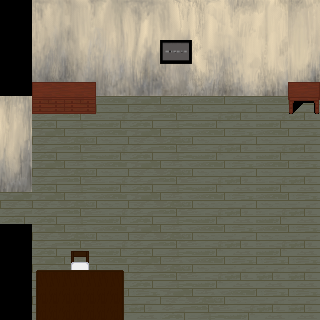

This game map was drawn from its Tiled (.tmx) file and the tilesets committed beside it. A one-line description and the full map source follow:
An orthogonal 10x10 tile map with 32x32 px tiles, 5 tile layers (layer0, layer1, layer2, layer3, ...), 3 tilesets.

<map version="1.9" tiledversion="1.9.2" orientation="orthogonal" renderorder="right-down" width="10" height="10" tilewidth="32" tileheight="32" infinite="0" nextlayerid="6" nextobjectid="1">
 <tileset firstgid="1" source="res/room-01-udw.tsx" />
 <tileset firstgid="1113" source="res/room-01-udx.tsx" />
 <tileset firstgid="2329" source="res/add_more.tsx" />
 <layer id="5" name="layer0" width="10" height="10" locked="1">
  <data encoding="csv">
0,0,0,0,0,0,0,0,0,0,
0,0,0,0,0,0,0,0,0,0,
0,0,0,0,0,0,0,0,0,0,
0,2640,2640,2640,2640,2640,2640,2640,2640,2640,
0,2640,2640,2640,2640,2640,2640,2640,2640,2640,
0,2640,2640,2640,2640,2640,2640,2640,2640,2640,
2640,2640,2640,2640,2640,2640,2640,2640,2640,2640,
0,2640,2640,2640,2640,2640,2640,2640,2640,2640,
0,2640,0,2640,2640,2640,2640,2640,2640,2640,
0,0,0,0,2640,2640,2640,2640,2640,2640
</data>
 </layer>
 <layer id="1" name="layer1" width="10" height="10" locked="1">
  <data encoding="csv">
0,1033,1034,1035,1036,1037,1038,1039,1040,1059,
0,1041,1042,1043,1044,1045,1046,1047,1048,1067,
0,1049,1050,1051,1052,1053,1054,1055,1056,1075,
1064,1,2,3,1,2,3,4,3,4,
1072,1,2,3,1,2,3,4,3,4,
1080,1,2,3,1,2,3,4,3,4,
1,1,2,3,1,2,3,4,3,4,
0,1,2,3,1,2,3,4,3,4,
0,1,2,3,1,2,3,4,4,4,
0,1,2,3,4,1,2,3,4,4
</data>
 </layer>
 <layer id="2" name="layer2" width="10" height="10" locked="1">
  <data encoding="csv">
0,0,0,0,0,0,0,0,0,0,
0,0,0,0,0,2669,0,0,0,0,
0,2154,2155,0,0,0,0,0,0,2156,
0,2162,2163,0,0,0,0,0,0,2164,
0,0,0,0,0,0,0,0,0,0,
0,0,0,0,0,0,0,0,0,0,
0,0,0,0,0,0,0,0,0,0,
0,0,0,0,0,0,0,0,0,0,
0,0,1942,0,0,0,0,0,0,0,
0,0,0,0,0,0,0,0,0,0
</data>
 </layer>
 <layer id="3" name="layer3" width="10" height="10" locked="1">
  <data encoding="csv">
0,0,0,0,0,0,0,0,0,0,
0,0,0,0,0,0,0,0,0,0,
0,0,0,0,0,0,0,0,0,0,
0,0,0,0,0,0,0,0,0,0,
0,0,0,0,0,0,0,0,0,0,
0,0,0,0,0,0,0,0,0,0,
0,0,0,0,0,0,0,0,0,0,
0,0,0,0,0,0,0,0,0,0,
0,0,1950,0,0,0,0,0,0,0,
0,1957,1958,1959,0,0,0,0,0,0
</data>
 </layer>
 <layer id="4" name="layer4" width="10" height="10" locked="1">
  <data encoding="csv">
0,0,0,0,0,0,0,0,0,0,
0,0,0,0,0,0,0,0,0,0,
0,0,0,0,0,0,0,0,0,0,
0,0,0,0,0,0,0,0,0,0,
0,0,0,0,0,0,0,0,0,0,
0,0,0,0,0,0,0,0,0,0,
0,0,0,0,0,0,0,0,0,0,
0,0,1934,0,0,0,0,0,0,0,
0,1949,0,1951,0,0,0,0,0,0,
0,0,0,0,0,0,0,0,0,0
</data>
 </layer>
</map>
